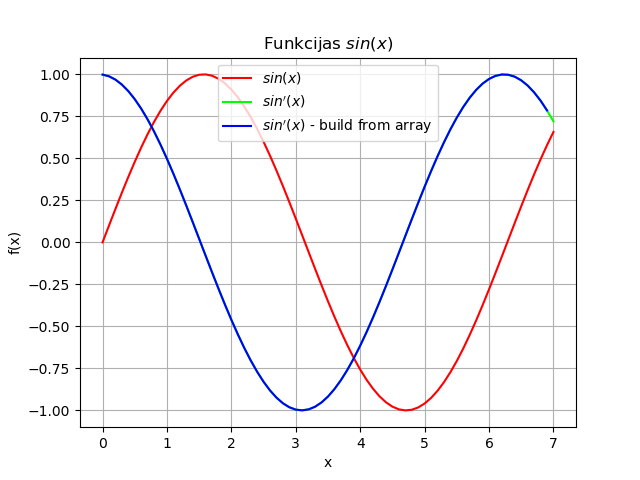

This figure's Python source:
import sys
sys.path.append('/usr/local/anaconda3/lib/python3.6/site-packages')

from numpy import sin, linspace

def f(x):
    return sin(x)

x = linspace(0, 7, 71)
y = f(x)

from matplotlib import pyplot as plt
plt.grid()
plt.xlabel('x')
plt.ylabel('f(x)')
plt.title('Funkcijas $sin(x)$')
plt.plot(x,y, color = "#FF0000")
plt.legend(['$sin(x)$'])
#plt.legend(['¢sin(x)$'])
#plt.show()

delta_x = x[1] - x[0]

y_first_derivative = (f(x+delta_x) - f(x)) / delta_x
plt.plot(x, y_first_derivative, color = "#00FF00")

#plt.legend(['$sin(x)$','$sin\'(x)$'])
#plt.show()

N = len(x)

y_first_derivative_build_from_array = []
for i in range(N-1):
    temp = ( y[i+1] - y[i] ) / (delta_x)
    #temp = ( y[i+1] - y[i]) / (x[i+1] - x[i] )
    y_first_derivative_build_from_array.append(temp)
    print(i,x[i],x[i+1],y[i],y[i+1],temp,y_first_derivative_build_from_array)

plt.plot(x[0:N-1], y_first_derivative_build_from_array, color = "#0000FF")
plt.legend(['$sin(x)$','$sin\'(x)$','$sin\'(x)$ - build from array'])
plt.show()
